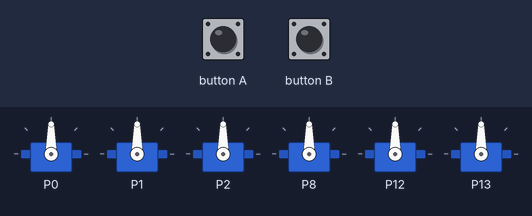
A program run on a simulated BBC micro:bit (MakeCode). On the bench: 6 × servo. The inputs (shaded band) are chosen by the test bench.

Above: at 1.8 s.
1.9 s: button A pressed for 0.15 s
At 2.35 s:
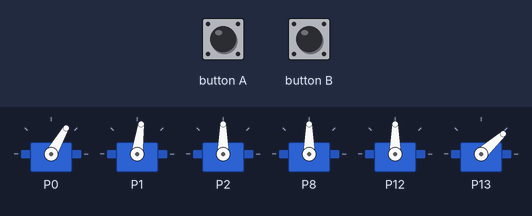
4.9 s: button B pressed for 0.15 s
At 5.28 s:
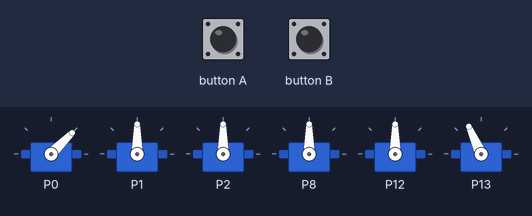
7.9 s: button A pressed for 1 s
At 9.52 s:
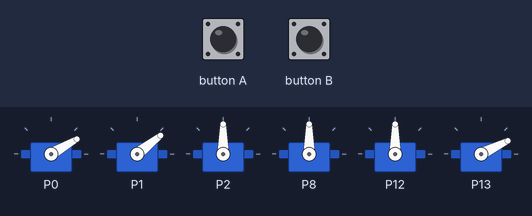
10.9 s: button B pressed for 3.2 s
15.6 s: button A pressed for 3.2 s
23.3 s: button B pressed for 3.2 s
At 25.01 s:
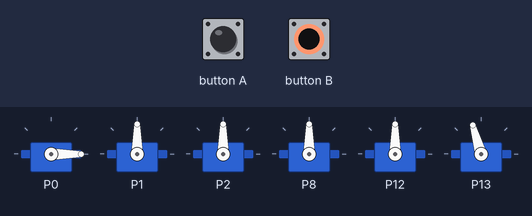
Timing chart, 0 to 30.8 s (numbered marks = the images above; inputs shaded):
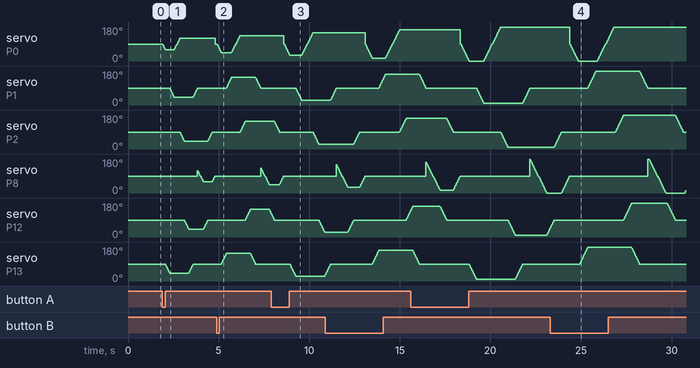

The program:

main.ts
```typescript
function droite90 () {
    RepeterV += 15
    Repeter += 8
    P0_H_V()
    P13_hor_R()
    P1_hor_R()
    P0_B_V()
    basic.pause(20)
    P0_B_V()
    P2_hor_R()
    P12_hor_R()
    P13_antihor_R()
    P1_antihor_R()
    P8_B_V()
    basic.pause(20)
    P8_B_V()
    P12_anti_R()
    P2_antihor_R()
    P8_H_V()
    basic.pause(20)
    pins.servoWritePin(AnalogPin.P0, 90)
    pins.servoWritePin(AnalogPin.P2, 90)
    pins.servoWritePin(AnalogPin.P1, 90)
    pins.servoWritePin(AnalogPin.P13, 90)
    pins.servoWritePin(AnalogPin.P12, 90)
    pins.servoWritePin(AnalogPin.P8, 90)
}
function P12_hor_R () {
    for (let index = 0; index < Repeter; index++) {
        AngleR3 += -1
        pins.servoWritePin(AnalogPin.P12, AngleR3)
        basic.pause(Temp)
    }
}
function AV () {
    P8_H_V()
    P2_hor_R()
    P12_anti_R()
    P8_B_V()
    P8_B_V()
    P2_antihor_R()
    P2_antihor_R()
    P12_hor_R()
    P12_hor_R()
    P8_H_V()
    P8_H_V()
    P2_hor_R()
    P12_anti_R()
    P8_B_V()
    P0_H_V()
    P1_hor_R()
    P13_antihor_R()
    P0_B_V()
    P0_B_V()
    P1_antihor_R()
    P1_antihor_R()
    P13_hor_R()
    P13_hor_R()
    P0_H_V()
    P0_H_V()
    P1_hor_R()
    P13_antihor_R()
    P0_B_V()
    pins.servoWritePin(AnalogPin.P0, 90)
    pins.servoWritePin(AnalogPin.P1, 90)
    pins.servoWritePin(AnalogPin.P13, 90)
    pins.servoWritePin(AnalogPin.P12, 90)
    pins.servoWritePin(AnalogPin.P8, 90)
}
function P2_hor_R () {
    for (let index = 0; index < Repeter; index++) {
        AngleR2 += -1
        pins.servoWritePin(AnalogPin.P2, AngleR2)
        basic.pause(Temp)
    }
}
function P13_hor_R () {
    for (let index = 0; index < Repeter; index++) {
        AngleR4 += -1
        pins.servoWritePin(AnalogPin.P13, AngleR4)
        basic.pause(Temp)
    }
}
function gauche90 () {
    RepeterV += 15
    Repeter += 8
    P0_H_V()
    P13_antihor_R()
    P1_antihor_R()
    P0_B_V()
    basic.pause(20)
    P0_B_V()
    P2_antihor_R()
    P12_anti_R()
    P13_hor_R()
    P1_hor_R()
    P8_B_V()
    basic.pause(20)
    P8_B_V()
    P12_hor_R()
    P2_hor_R()
    P8_H_V()
    basic.pause(20)
    pins.servoWritePin(AnalogPin.P0, 90)
    pins.servoWritePin(AnalogPin.P2, 90)
    pins.servoWritePin(AnalogPin.P1, 90)
    pins.servoWritePin(AnalogPin.P13, 90)
    pins.servoWritePin(AnalogPin.P12, 90)
    pins.servoWritePin(AnalogPin.P8, 90)
}
function P12_anti_R () {
    for (let index = 0; index < Repeter; index++) {
        AngleR3 += 1
        pins.servoWritePin(AnalogPin.P12, AngleR3)
        basic.pause(Temp)
    }
}
function P8_H_V () {
    for (let index = 0; index < RepeterV; index++) {
        AngleV += 1
        pins.servoWritePin(AnalogPin.P8, AngleV)
        basic.pause(Temp)
    }
}
function P0_H_V () {
    for (let index = 0; index < RepeterV; index++) {
        AngleV += -1
        pins.servoWritePin(AnalogPin.P0, AngleV)
        basic.pause(Temp)
    }
}
function P1_hor_R () {
    for (let index = 0; index < Repeter; index++) {
        AngleR1 += -1
        pins.servoWritePin(AnalogPin.P1, AngleR1)
        basic.pause(Temp)
    }
}
function P0_B_V () {
    for (let index = 0; index < RepeterV; index++) {
        AngleV += 1
        pins.servoWritePin(AnalogPin.P0, AngleV)
        basic.pause(Temp)
    }
}
function P13_antihor_R () {
    for (let index = 0; index < Repeter; index++) {
        AngleR4 += 1
        pins.servoWritePin(AnalogPin.P13, AngleR4)
        basic.pause(Temp)
    }
}
function P8_B_V () {
    for (let index = 0; index < RepeterV; index++) {
        AngleV += -1
        pins.servoWritePin(AnalogPin.P8, AngleV)
        basic.pause(Temp)
    }
}
function P2_antihor_R () {
    for (let index = 0; index < Repeter; index++) {
        AngleR2 += 1
        pins.servoWritePin(AnalogPin.P2, AngleR2)
        basic.pause(Temp)
    }
}
function P1_antihor_R () {
    for (let index = 0; index < Repeter; index++) {
        AngleR1 += 1
        pins.servoWritePin(AnalogPin.P1, AngleR1)
        basic.pause(Temp)
    }
}
function AR () {
    P0_B_V()
    P13_antihor_R()
    P1_hor_R()
    P0_H_V()
    P0_H_V()
    P13_hor_R()
    P13_hor_R()
    P1_antihor_R()
    P1_antihor_R()
    P0_B_V()
    P0_B_V()
    P13_antihor_R()
    P1_hor_R()
    P0_H_V()
    P8_B_V()
    P12_anti_R()
    P2_hor_R()
    P8_H_V()
    P8_H_V()
    P12_hor_R()
    P12_hor_R()
    P2_antihor_R()
    P2_antihor_R()
    P8_B_V()
    P8_B_V()
    P12_anti_R()
    P2_hor_R()
    P8_H_V()
    pins.servoWritePin(AnalogPin.P0, 90)
    pins.servoWritePin(AnalogPin.P1, 90)
    pins.servoWritePin(AnalogPin.P13, 90)
    pins.servoWritePin(AnalogPin.P12, 90)
    pins.servoWritePin(AnalogPin.P8, 90)
}
let Temp = 0
let AngleR4 = 0
let AngleR3 = 0
let AngleR2 = 0
let AngleR1 = 0
let AngleV = 0
let RepeterV = 0
let Repeter = 0
pins.servoWritePin(AnalogPin.P0, 90)
basic.pause(100)
pins.servoWritePin(AnalogPin.P1, 90)
basic.pause(100)
pins.servoWritePin(AnalogPin.P2, 90)
basic.pause(100)
pins.servoWritePin(AnalogPin.P8, 90)
basic.pause(100)
pins.servoWritePin(AnalogPin.P12, 90)
basic.pause(100)
pins.servoWritePin(AnalogPin.P13, 90)
basic.pause(100)
Repeter = 40
RepeterV += 15
AngleV = 90
AngleR1 = 90
AngleR2 = 90
AngleR3 = 90
AngleR4 = 90
Temp = 5
basic.forever(function () {
    while (input.buttonIsPressed(Button.A)) {
        for (let index = 0; index < 1; index++) {
            droite90()
            basic.pause(1)
        }
    }
    while (input.buttonIsPressed(Button.B)) {
        for (let index = 0; index < 1; index++) {
            gauche90()
            basic.pause(1)
        }
    }
})
```

test.ts
```typescript
// les tests vont ici ; cela ne sera pas compilé si ce paquet est utilisé en tant qu'extension.
```

Measured:
- after the input at 4.9 s, servo on P1, servo on P13: rises from 90° to 146° in 0.28 s, then falls to 90° in 1.6 s; servo on P2: moves from 90° to 146° over 0.28 s, starting after 1.3 s; servo on P12: rises from 90° to 146° in 0.28 s, then falls to 126° in 1.1 s
- after the input at 7.9 s, servo on P1: moves from 90° to 26° over 0.32 s, starting after 1.4 s
- after the input at 23.3 s, servo on P1, servo on P13: rises from 90° to 178° in 0.44 s, then falls to 90° in 2.9 s
